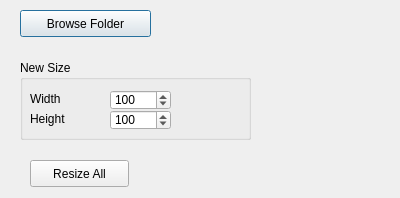
<?xml version="1.0" encoding="UTF-8"?>
<ui version="4.0">
 <class>ResizeAllImagesDialog</class>
 <widget class="QDialog" name="ResizeAllImagesDialog">
  <property name="geometry">
   <rect>
    <x>0</x>
    <y>0</y>
    <width>400</width>
    <height>198</height>
   </rect>
  </property>
  <property name="windowTitle">
   <string>Dialog</string>
  </property>
  <widget class="QPushButton" name="pushButton_browse">
   <property name="geometry">
    <rect>
     <x>20</x>
     <y>10</y>
     <width>131</width>
     <height>27</height>
    </rect>
   </property>
   <property name="text">
    <string>Browse Folder</string>
   </property>
  </widget>
  <widget class="QGroupBox" name="groupBox">
   <property name="geometry">
    <rect>
     <x>20</x>
     <y>60</y>
     <width>231</width>
     <height>80</height>
    </rect>
   </property>
   <property name="title">
    <string>New Size</string>
   </property>
   <widget class="QLabel" name="label_width">
    <property name="geometry">
     <rect>
      <x>10</x>
      <y>30</y>
      <width>67</width>
      <height>17</height>
     </rect>
    </property>
    <property name="text">
     <string>Width</string>
    </property>
   </widget>
   <widget class="QLabel" name="label_height">
    <property name="geometry">
     <rect>
      <x>10</x>
      <y>50</y>
      <width>67</width>
      <height>17</height>
     </rect>
    </property>
    <property name="text">
     <string>Height</string>
    </property>
   </widget>
   <widget class="QSpinBox" name="spinBox_width">
    <property name="geometry">
     <rect>
      <x>90</x>
      <y>30</y>
      <width>61</width>
      <height>20</height>
     </rect>
    </property>
    <property name="maximum">
     <number>400</number>
    </property>
    <property name="value">
     <number>100</number>
    </property>
   </widget>
   <widget class="QSpinBox" name="spinBox_height">
    <property name="geometry">
     <rect>
      <x>90</x>
      <y>50</y>
      <width>61</width>
      <height>20</height>
     </rect>
    </property>
    <property name="maximum">
     <number>400</number>
    </property>
    <property name="value">
     <number>100</number>
    </property>
   </widget>
  </widget>
  <widget class="QPushButton" name="pushButton_resizeall">
   <property name="geometry">
    <rect>
     <x>30</x>
     <y>160</y>
     <width>99</width>
     <height>27</height>
    </rect>
   </property>
   <property name="text">
    <string>Resize All</string>
   </property>
  </widget>
 </widget>
 <resources/>
 <connections/>
</ui>
